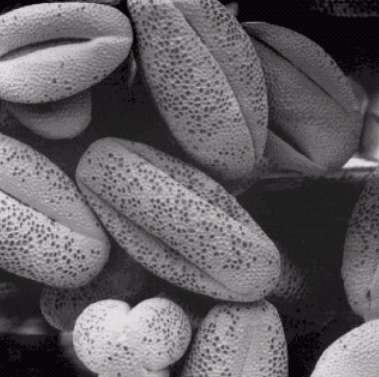
#> input picture ImagensTestes/figura09.png, 379 x 377 px
$ python Passa_alta.py   (older library calls are emulated)
#> lines starting #> are read from the running program, lines starting #| are printed output that depends on the picture; after the words box and inside, x2 and y2 are one past the last pixel; in counts of white or black regions, pixels touching at a corner belong together
import cv2
import numpy as np

PATH = "ImagensTestes/figura09.png"

img = cv2.imread(PATH, cv2.IMREAD_GRAYSCALE)
#> img: shape (377, 379); min 0, max 230, mean 95.8

if img is None:
    print("Erro: Não foi possível carregar a imagem. Verifique o caminho!")
else:

    #Imagem
    #↓
    #Suavização (Gaussian)
    #↓
    #Gradiente (Sobel)
    #↓
    #Refinamento (Canny)


    #quanto o pixel central difere dos vizinhos
    # Laplaciano é sensivel a ruido entao usamos gaussian blur para tirar os ruidos
    gaussian_blur =  cv2.GaussianBlur(img, (3, 3), 0)

    #detectar bordas rapidamente
    #realçar detalhes (sharpening)
    lap = cv2.Laplacian(gaussian_blur, ddepth=cv2.CV_16S,ksize=3)
    lap_abs = cv2.convertScaleAbs(lap)
    g16 = img.astype(np.int16) - lap
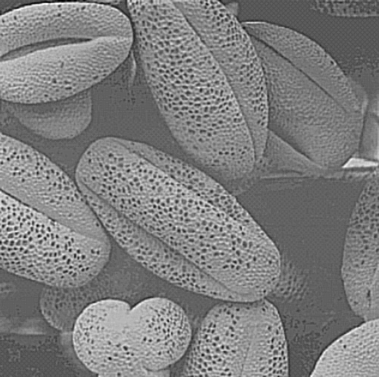
#> g16: shape (377, 379) int16; min -195, max 390, mean 95.8; drawn with min black and max white
    g =np.clip(g16,0,255).astype(np.uint8)
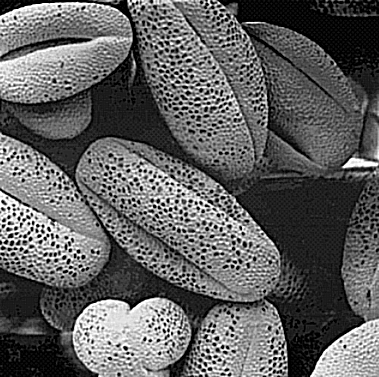
#> g: shape (377, 379); min 0, max 255, mean 96.9


    #como a intensidade muda em uma direção

    #mudanças da esquerda → direita
    #ordas verticais
    sobelx = cv2.Sobel(gaussian_blur, cv2.CV_16S, 1, 0, ksize=3)
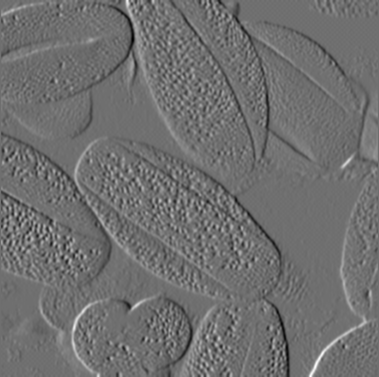
#> sobelx: shape (377, 379) int16; min -330, max 422, mean -0.3; drawn with min black and max white
    sobel_x = cv2.convertScaleAbs(sobelx)
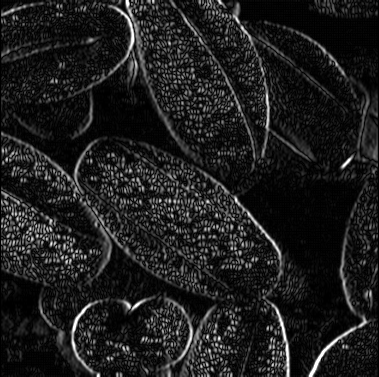
#> sobel_x: shape (377, 379); min 0, max 255, mean 29.9
    #mudanças de cima → baixo
    #bordas horizontais
    sobely = cv2.Sobel(gaussian_blur, cv2.CV_16S, 0, 1, ksize=3)
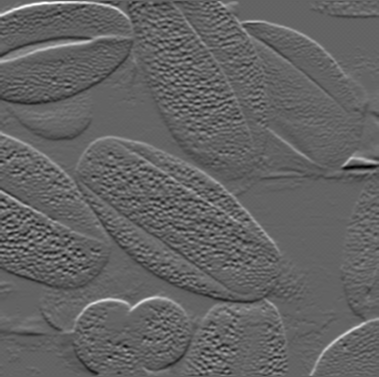
#> sobely: shape (377, 379) int16; min -339, max 529, mean 1.1; drawn with min black and max white
    sobel_y = cv2.convertScaleAbs(sobely)
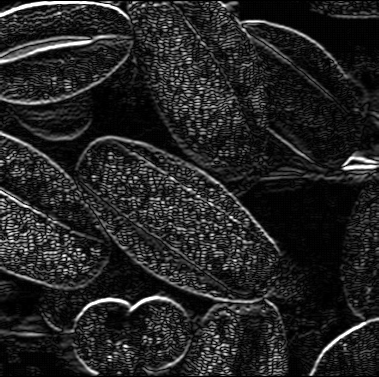
#> sobel_y: shape (377, 379); min 0, max 255, mean 35.8


  #Força da borda = √(Gx² + Gy²)

    #É um processo completo de detecção de borda

    #Imagem
    #↓
    #Suavização (Gaussian)
    #↓
    #Gradiente (Sobel)
    #↓
    #Refinamento (Canny)


    canny = cv2.Canny(img, 100, 200)
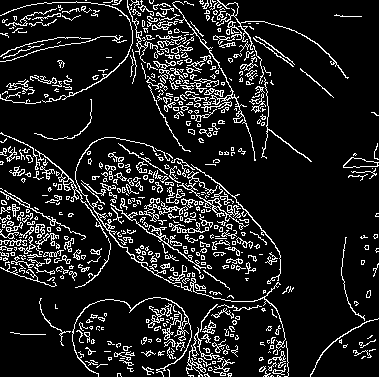
#> canny: shape (377, 379); 12.2% white in thin lines or dots
    #  5️⃣ Threshold duplo
    #👉 separa:

    #bordas fortes
    #bordas fracas
    cv2.imshow("Sobel X", sobel_x)
    cv2.imshow("Sobel Y", sobel_y)

    cv2.imshow("Cany", canny)


    cv2.imshow("Original (Cinza)", img)
    cv2.imshow("lap", g)


    cv2.waitKey(0)
    cv2.destroyAllWindows()

$ run again, with ImagensTestes/figura13.png copied over ImagensTestes/figura09.png
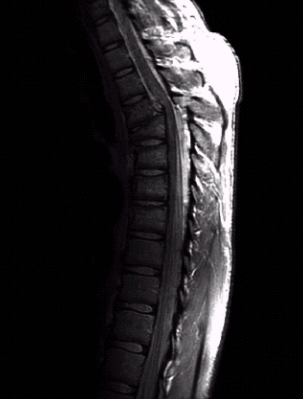
#> input picture ImagensTestes/figura13.png, 303 x 399 px
#> `sobely = cv2.Sobel(gaussian_blur, cv2.CV_16S, 0, 1, ksize=3)`:
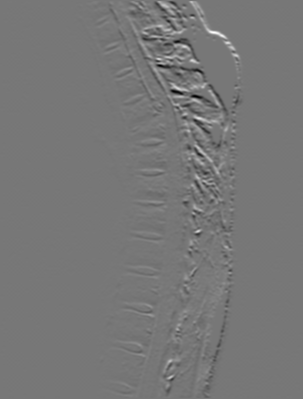
#> sobely: shape (399, 303) int16; min -614, max 697, mean -0.4; drawn with min black and max white
#> `canny = cv2.Canny(img, 100, 200)`:
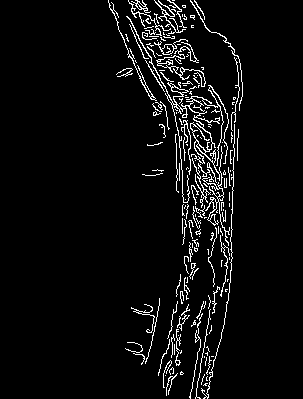
#> canny: shape (399, 303); 5.1% white in thin lines or dots, all inside (x1, y1, x2, y2) = (108, 0, 243, 399)

$ run again, with ImagensTestes/cenario01.png copied over ImagensTestes/figura09.png
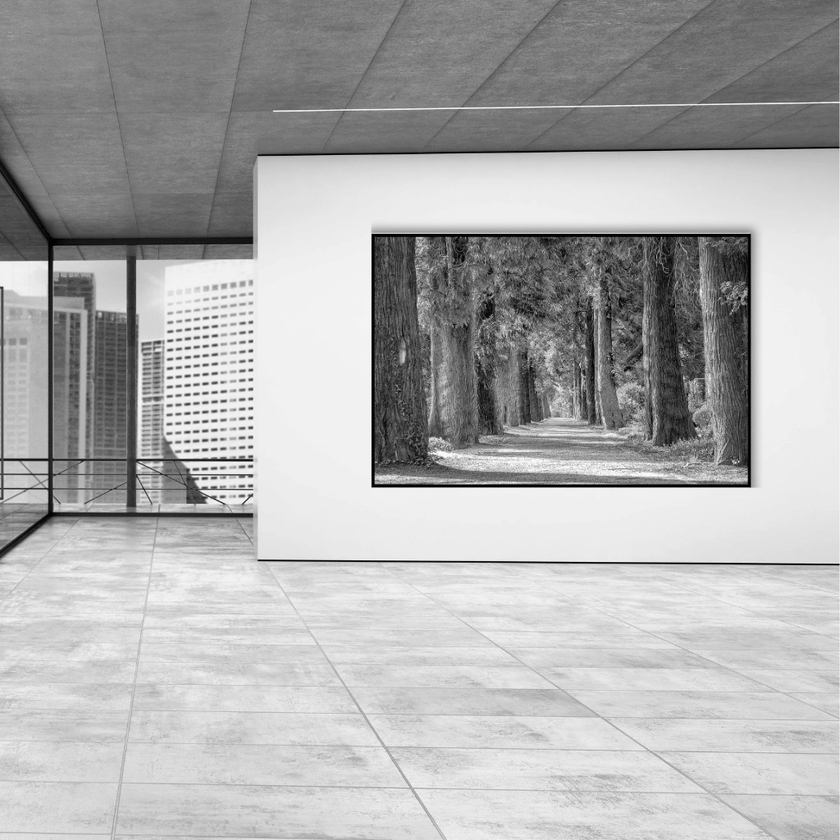
#> input picture ImagensTestes/cenario01.png, 840 x 840 px, shrunk from 1024 x 1024 before the run
#> img is the input picture: shape (840, 840); min 0, max 255, mean 174.7
#> `sobely = cv2.Sobel(gaussian_blur, cv2.CV_16S, 0, 1, ksize=3)`:
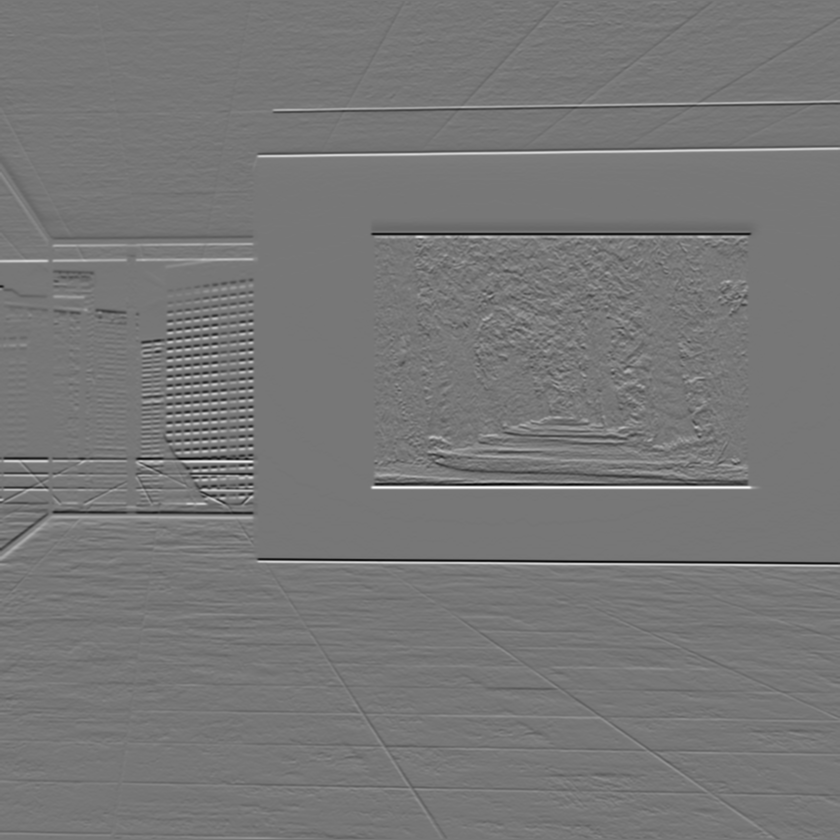
#> sobely: shape (840, 840) int16; min -643, max 732, mean 0.8; drawn with min black and max white
#> `canny = cv2.Canny(img, 100, 200)`:
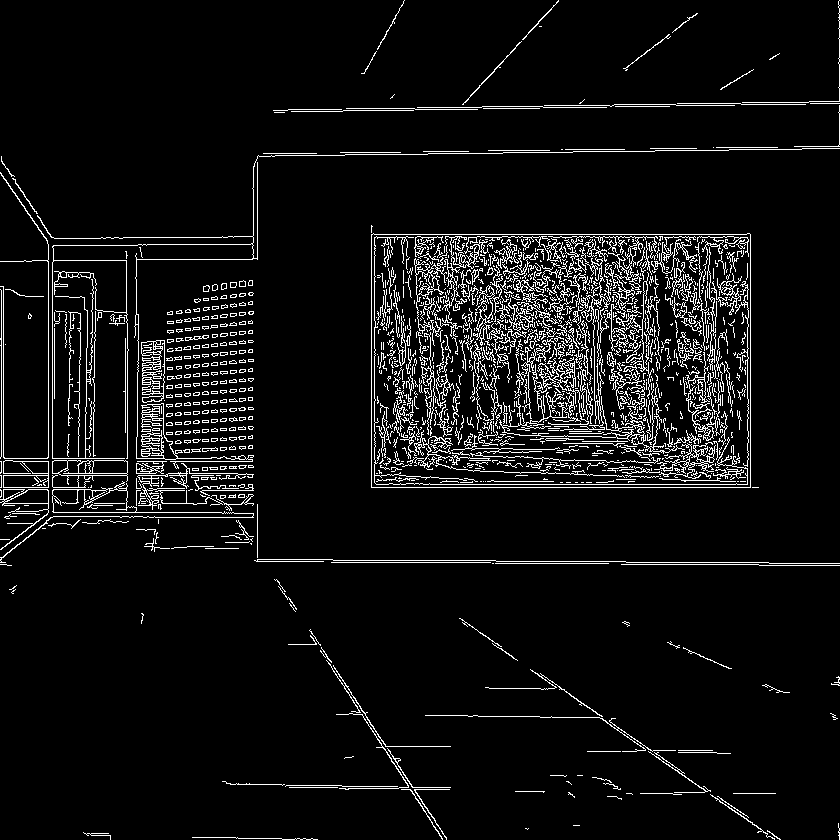
#> canny: shape (840, 840); 6.5% white in thin lines or dots
